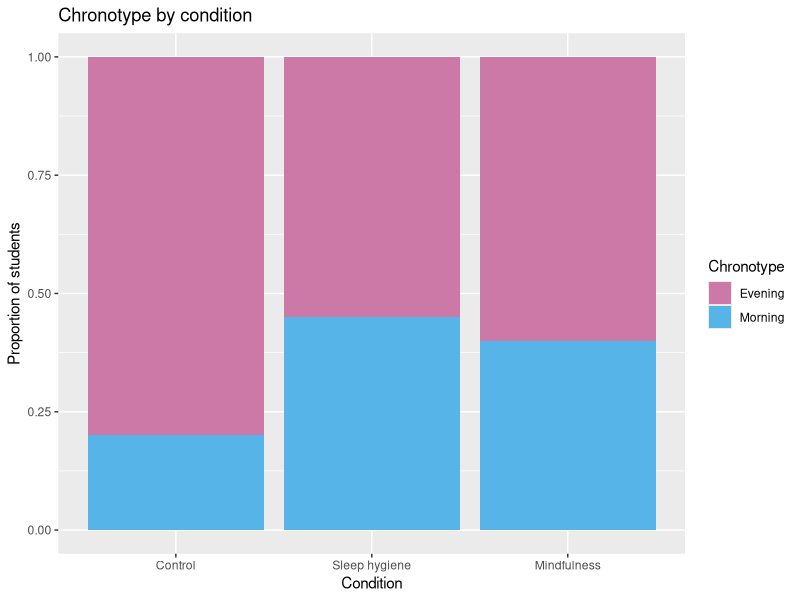
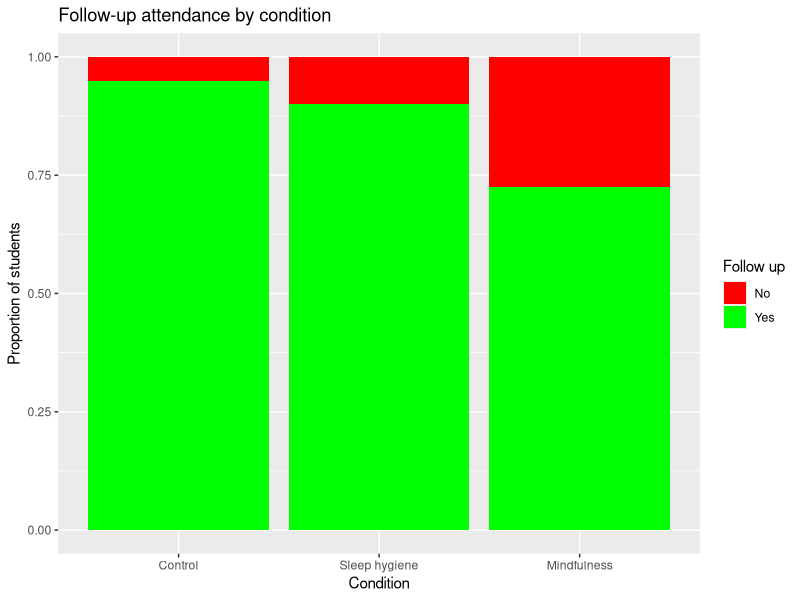
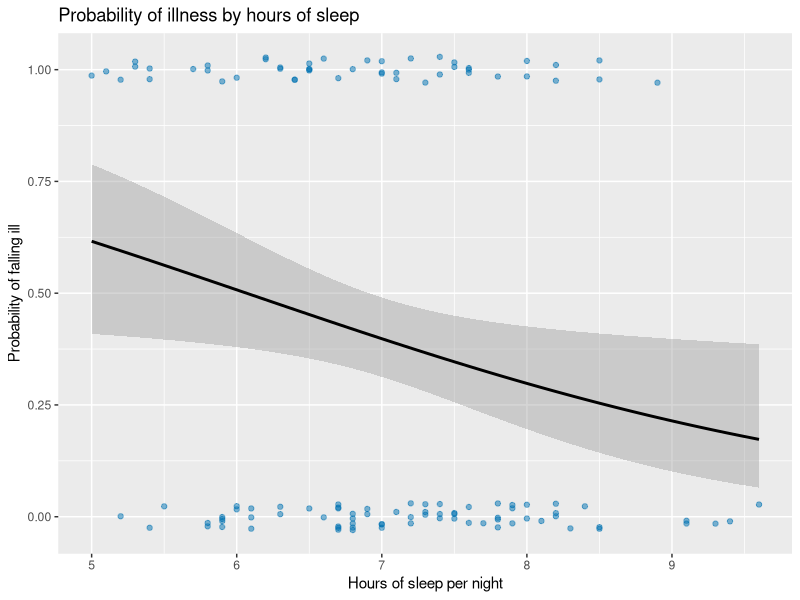

Write the R code that produced these figures, in order.
## ---- chunk 1
library(ggplot2)

## ---- chunk 2
#| echo: false
main     <- read.csv("data/sleep_study.csv")             # the data from the earlier labs
outcomes <- read.csv("data/sleep_study_outcomes.csv")    # two new yes/no variables: fell_ill, attended_followup

head(main)
head(outcomes)
## ---- chunk 3
df <- merge(main, outcomes, by = "id")
head(df)
## ---- chunk 4
#returns TRUE if all id present in both dataframes 
all(main$id %in% outcomes$id)  
## ---- chunk 5
#create a variable with our condition levels
cond_levels <- c("Control", "Sleep hygiene", "Mindfulness")

df$condition  <- factor(df$condition, levels = cond_levels)   # Control = reference group

df$chronotype <- factor(df$chronotype)


df$fell_ill          <- factor(df$fell_ill,          levels = c("No", "Yes"))
df$attended_followup <- factor(df$attended_followup, levels = c("No", "Yes"))
## ---- chunk 6
cond_cols <- c("Control" = "#999999", "Sleep hygiene" = "#0072B2", "Mindfulness" = "#E69F00")

## ---- chunk 7

df$high_wellbeing <- factor(df$wellbeing_final > median(df$wellbeing_final),
                            levels = c(FALSE, TRUE), labels = c("No", "Yes"))

df$good_memory    <- factor(df$memory_score > median(df$memory_score),
                            levels = c(FALSE, TRUE), labels = c("No", "Yes"))



## ---- chunk 8
median(df$wellbeing_final)

table(df$high_wellbeing)         # roughly half "Yes" (we split at the median)

## ---- chunk 9
table(df$fell_ill)               # a true yes/no variable: nobody split anything to make it
## ---- chunk 10
df$good_sleeper   <- factor(df$sleep_hours >= 7,
                            levels = c(FALSE, TRUE), labels = c("No", "Yes"))

table(df$good_sleeper)
## ---- chunk 11
#We put the predictor first so that it forms the rows
tab <- table(df$condition, df$chronotype)
tab
## ---- chunk 12
addmargins(tab)
## ---- chunk 13
proportions(tab)
## ---- chunk 14
32/120
## ---- chunk 15
proportions(tab, margin = 1)

## ---- chunk 16
# 100% stacked bars: one bar per row of the table
ggplot(df, aes(x = condition, fill = chronotype)) +  #sets up what factor is on the x axis and what factor is used to control the colour
  geom_bar(position = "fill") + #sets up that we want a bar chart
  scale_fill_manual(values = c("Evening" = "#CC79A7", "Morning" = "#56B4E9")) + #sets the fill colours by category
  labs(title = "Chronotype by condition",
       x = "Condition", y = "Proportion of students", fill = "Chronotype") #sets up the labels and legend

## ---- chunk 17
# Save the result as an object so we can pull things out of it
chi <- chisq.test(tab)
chi
## ---- chunk 18
all(chi$expected >= 1) #all expected counts >= 1
mean(chi$expected >= 5) #at least 80% of them >= 5
## ---- chunk 19
round(chi$stdres, 2)
## ---- chunk 20
abs(chi$stdres)>1.96
## ---- chunk 21
# V = sqrt( chi-square / (N * (k - 1)) ), where k = the smaller of the number of rows and columns
chi_sq <- unname(chi$statistic) #extract just the value
N      <- sum(tab) # number of participants
k      <- min(dim(tab))  # dim(tab) = number of rows, number of columns
V      <- sqrt(chi_sq / (N * (k - 1)))
round(V, 2)

## ---- chunk 22
p_chi <- sub("^0", "", sprintf("%.3f", chi$p.value))    # APA style: .046 not 0.046

V_txt <- sub("^0", "", sprintf("%.2f", V))              # and .23 not 0.23
cat(sprintf("chi-square(%d, N = %d) = %.2f, p = %s, V = %s\n",
            chi$parameter, N, chi_sq, p_chi, V_txt))

## ---- chunk 23
# 100% stacked bars: one bar per row of the table
ggplot(df, aes(x = condition, fill = attended_followup)) +  #sets up what factor is on the x axis and what factor is used to control the colour
  geom_bar(position = "fill") + #sets up that we want a bar chart
  scale_fill_manual(values = c("No" = "red", "Yes" = "green")) + #sets the fill colours by category
  labs(title = "Follow-up attendance by condition",
       x = "Condition", y = "Proportion of students", fill = "Follow up") #sets up the labels and legend

## ---- chunk 24
tab_att <- table(df$condition, df$attended_followup)
addmargins(tab_att)
proportions(tab_att, margin = 1)

chi_att <- chisq.test(tab_att)
chi_att$expected                      # look at the "No" column
all(chi_att$expected >= 1)
mean(chi_att$expected >= 5)           # 1 = every cell is at least 5, so the rule is met


chi_att$p.value

## ---- chunk 25
fisher.test(tab_att)$p.value
## ---- chunk 26
tab_w <- table(df$condition, df$high_wellbeing)
addmargins(tab_w)
round(100 * prop.table(tab_w, margin = 1), 1) #here expressed as percentages

## ---- chunk 27

sh_yes <- tab_w["Sleep hygiene", "Yes"]     # a
sh_no  <- tab_w["Sleep hygiene", "No"]      # b
ct_yes <- tab_w["Control", "Yes"]           # c
ct_no  <- tab_w["Control", "No"]            # d

## ---- chunk 28
odds_sh <- sh_yes / sh_no
round(odds_sh,2) # odds in sleep hygiene (rounded to 2 dp)
odds_ct <- ct_yes / ct_no
round(odds_ct,2) # odds in control
## ---- chunk 29
OR <- odds_sh / odds_ct
round(OR,2)
## ---- chunk 30
log_OR <- log(OR)
round(log_OR,2)

## ---- chunk 31
se_log_OR <- sqrt(1/sh_yes + 1/sh_no + 1/ct_yes + 1/ct_no)
se_log_OR
## ---- chunk 32
ci_log_OR <- log_OR + c(-1, 1) * 1.96 * se_log_OR
ci_log_OR
## ---- chunk 33
ci_OR  <- exp(ci_log_OR) 
ci_OR
## ---- chunk 34
#notice that in the code we haven't used exactly the same variable names as before, this is so that the code does not just overwrite the values and we still have access to the old ones if we needed to build a final report.

tab_s <- table(df$good_sleeper, df$fell_ill)
tab_s

no_yes <- tab_s["No", "Yes"]     # b
no_no  <- tab_s["No", "No"]      # a
yes_yes <- tab_s["Yes", "Yes"]           # d
yes_no  <- tab_s["Yes", "No"]            # c


# ---- Odds of illness in each group, then the odds ratio ----
odds_good <- yes_yes / yes_no     # odds of illness for good sleepers
round(odds_good,2)
odds_poor <- no_yes / no_no       # odds of illness for poor sleepers (the reference group)
round(odds_poor,2)

OR_ill <- odds_good / odds_poor
OR_ill

log_OR_ill    <- log(OR_ill)
se_log_OR_ill <- sqrt(1/yes_yes + 1/yes_no + 1/no_yes + 1/no_no)

ci_OR_ill <- exp(log_OR_ill + c(-1, 1) * 1.96 * se_log_OR_ill)
round(ci_OR_ill, 2)  
## ---- chunk 35
m_well <- glm(high_wellbeing ~ condition, data = df, family = binomial)
summary(m_well)

## ---- chunk 36
exp(coef(m_well))
## ---- chunk 37
exp(confint.default(m_well)) 
## ---- chunk 38
m_ill <- glm(fell_ill ~ sleep_hours, data = df, family = binomial)
summary(m_ill)

exp(coef(m_ill))                  # odds ratio for ONE extra hour of sleep
exp(confint.default(m_ill)) 
## ---- chunk 39
ggplot(df, aes(x = sleep_hours, y = as.numeric(fell_ill == "Yes"))) +
  geom_jitter(height = 0.03, width = 0, alpha = 0.5, colour = "#0072B2") +
  geom_smooth(method = "glm", method.args = list(family = binomial),
              formula = y ~ x, colour = "black", se = TRUE) +
  labs(title = "Probability of illness by hours of sleep",
       x = "Hours of sleep per night", y = "Probability of falling ill")

## ---- chunk 40
fit_cont <- lm(wellbeing_final ~ condition, data = df)       # keeps the whole wellbeing score
anova(fit_cont) 
## ---- chunk 41
p_cont_well <- anova(fit_cont)[1, "Pr(>F)"]
p_split_well <- anova(m_well, test = "Chisq")[2, "Pr(>Chi)"]

p_cont_well
p_split_well
